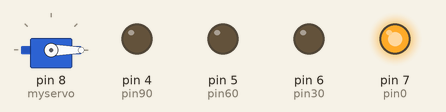
Bench run of a sketch on a simulated Arduino Uno, built with avr-gcc and run on an emulated ATmega328P. On the bench: servo, output pins drawn as LEDs (lit = HIGH).

Above: at 0.05 s.
At 1.25 s:
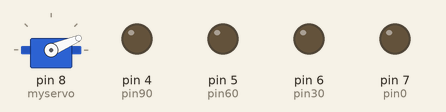
At 2.4 s:
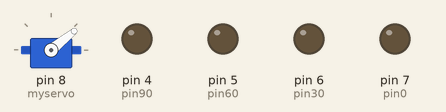
At 3.25 s:
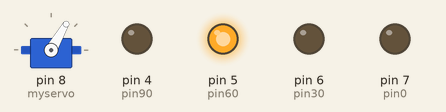
At 4.85 s:
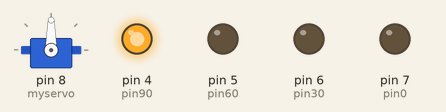
At 6.45 s:
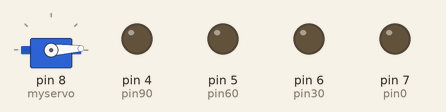
Timing chart, 0 to 8.5 s (numbered marks = the images above):
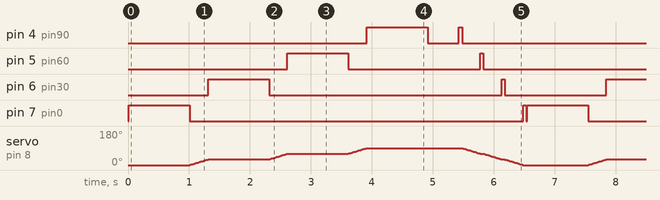

The sketch:

Practica02.ino
```cpp
#include <Servo.h>

Servo myservo;

int pin0 = 7, pin30 = 6, pin60 = 5, pin90 = 4;

void setup(){
  myservo.attach(8);
  pinMode(pin0, OUTPUT);
  pinMode(pin30, OUTPUT);
  pinMode(pin60, OUTPUT);
  pinMode(pin90, OUTPUT);
}

void loop(){
  servo0_90();
  delay(500);
  servo90_0 ();
}

void servo0_90 () {
  int i;
  for( i = 0; i < 91; i++){
    if ( i <= 90 ) {
      myservo.write( i );
      delay(10);
    }

    if( i == 0 ) {
      digitalWrite ( pin0, HIGH );
      delay(1000);
      digitalWrite ( pin0, LOW );
    } else if ( i == 30 ) {
        digitalWrite ( pin30, HIGH );
        delay(1000);
        digitalWrite ( pin30, LOW );
    } else if ( i == 60 ) {
        digitalWrite ( pin60, HIGH );
        delay(1000);
        digitalWrite ( pin60, LOW );
    } else if ( i == 90 ) {
        digitalWrite ( pin90, HIGH );
        delay(1000);
        digitalWrite ( pin90, LOW );
    }
  }
}

void servo90_0 () {
  for( int i = 91; i >= 0; i--){
    if ( i <= 90 ) {
      myservo.write( i );
      delay(10);
    }

    if( i == 90 ) {
      digitalWrite ( pin90, HIGH );
      delay(50);
      digitalWrite ( pin90, LOW );
    } else if ( i == 60 ) {
        digitalWrite ( pin60, HIGH );
        delay(50);
        digitalWrite ( pin60, LOW );
    } else if ( i == 30 ) {
        digitalWrite ( pin30, HIGH );
        delay(50);
        digitalWrite ( pin30, LOW );
    } else if ( i == 0 ) {
        digitalWrite ( pin0, HIGH );
        delay(50);
        digitalWrite ( pin0, LOW );
    }
  }
}
```

Measured:
- by itself, pin 4 (pin90): repeats every 6.5 s: LOW 0.51 s, HIGH 0.05 s, LOW 5.0 s, HIGH 1.0 s
- by itself, pin 5 (pin60): repeats every 6.5 s: LOW 2.2 s, HIGH 0.05 s, LOW 3.3 s, HIGH 1.0 s
- by itself, pin 6 (pin30): repeats every 6.5 s: LOW 3.8 s, HIGH 0.05 s, LOW 1.7 s, HIGH 1.0 s
- by itself, pin 7 (pin0): repeats every 6.5 s: LOW 5.5 s, HIGH 0.05 s, LOW 0.01 s, HIGH 1.0 s
